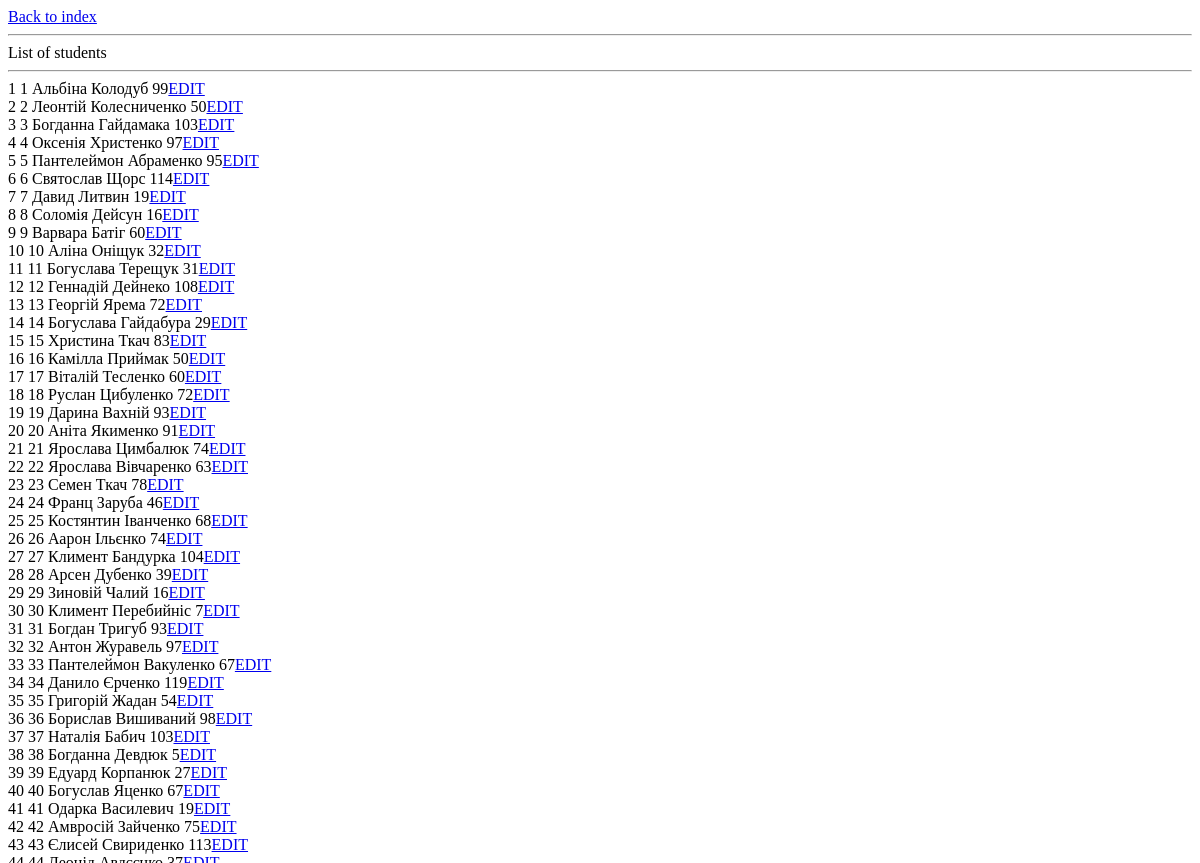
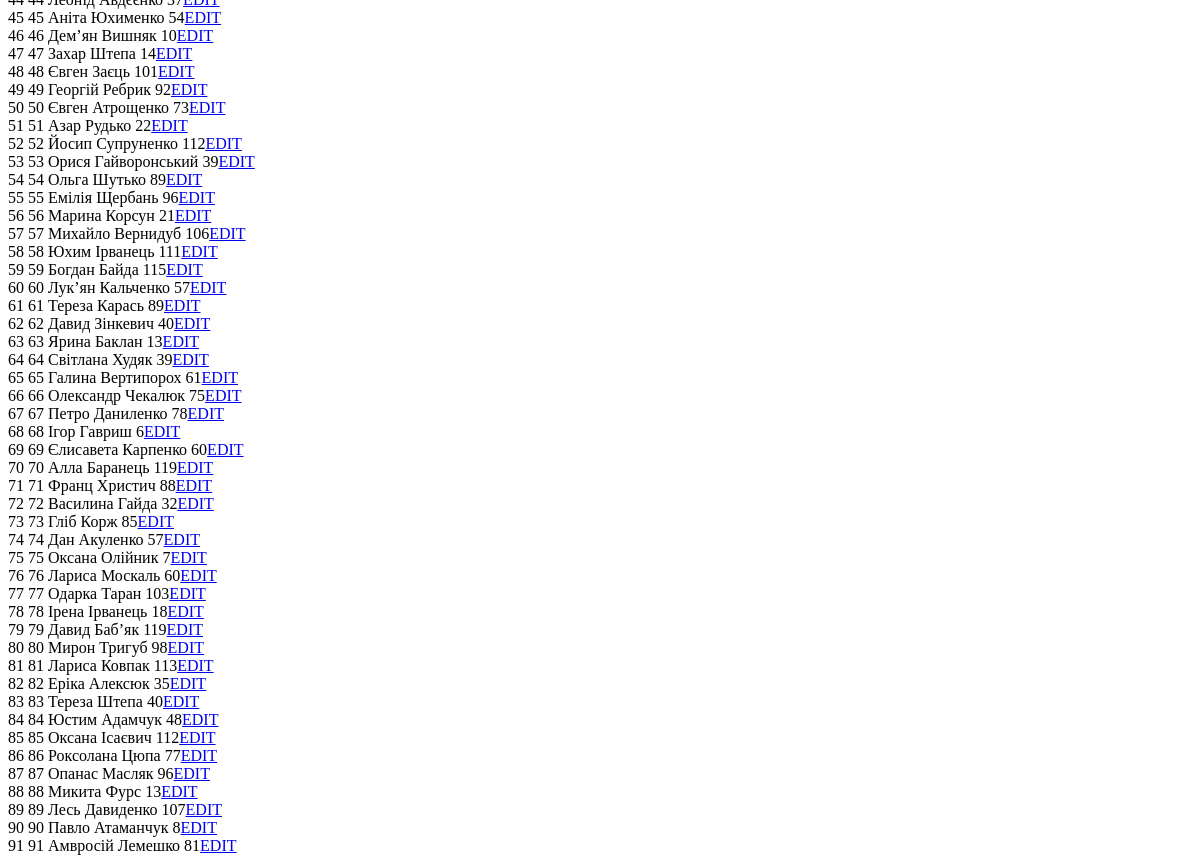
Before: /students/show/ with the older database file (2 pictures, top to bottom).
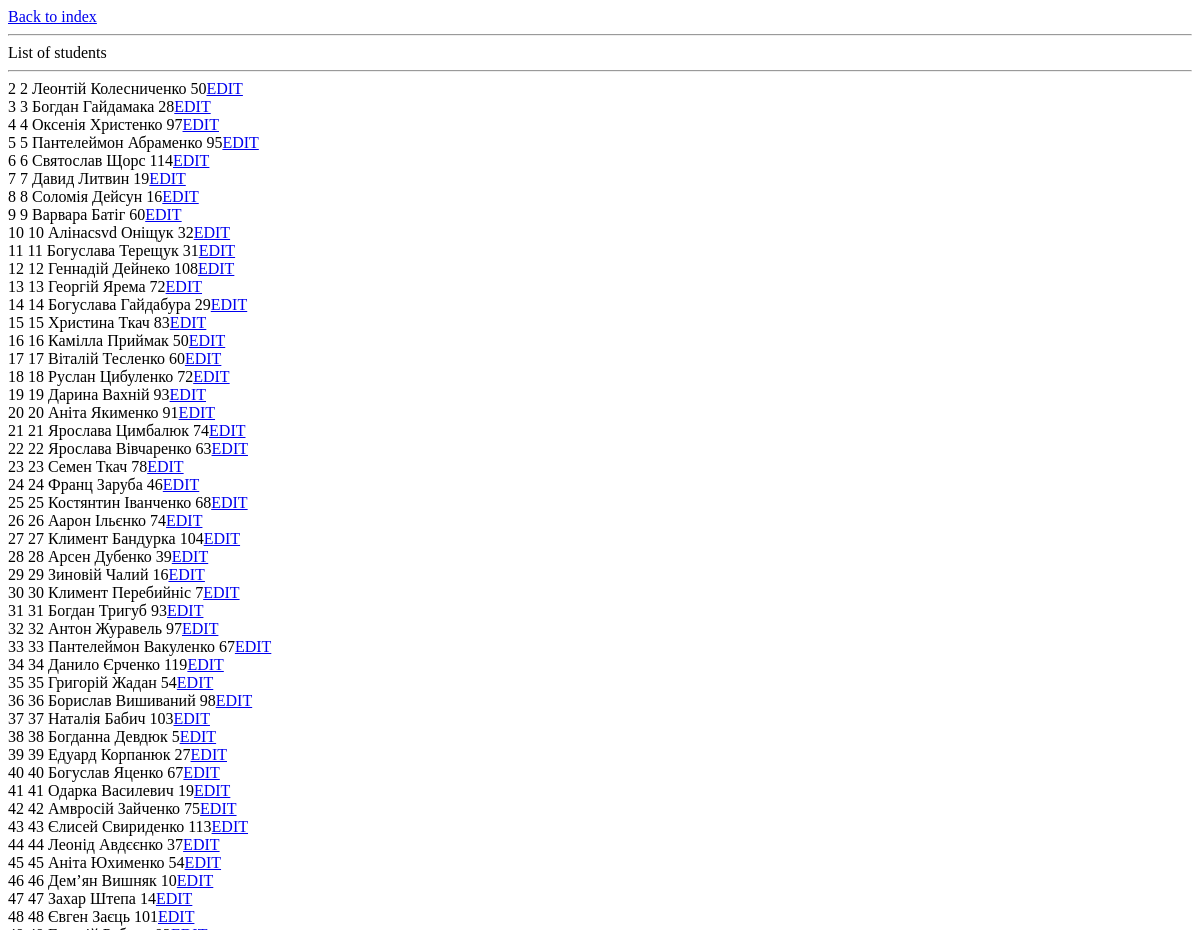
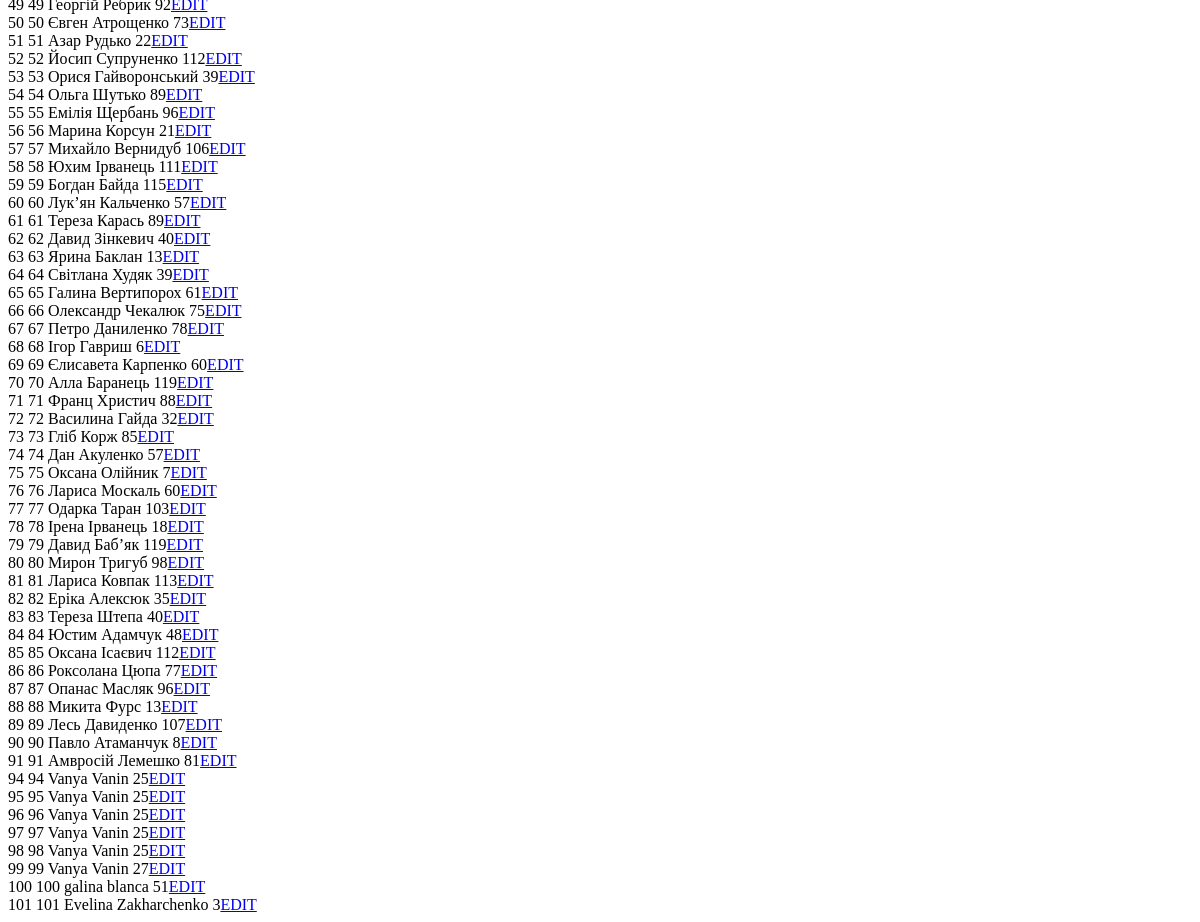
After: the same page with the newer database file (2 pictures, top to bottom).
### students1/models.py (models this page shows, shortened)
class Student(models.Model):
    first_name = models.CharField(max_length=64)
    last_name = models.CharField(max_length=64)
    age = models.PositiveSmallIntegerField()
    def show_student(self):
        return f'{self.id} {self.first_name} {self.last_name} {self.age}'

### students1/views.py (the view)
# urls.py: path('show/', views.show_students, name='show'),
def show_students(request):
    st = Student.objects.all()
    return render(request, 'show-students.html', context={'students': st})

### students1/templates/show-students.html (shortened to what this page needs)
<!DOCTYPE html>
<html lang="en">
<head>
</head>
<body>
<a href = "{% url 'index' %}">Back to index</a>
<hr>
List of students<br>
<hr>
{% for st in students %}
    {{ st.id }} {{ st.show_student }}<a href="{% url 'students:edit' st.id %}">EDIT</a><br>
{% endfor %}
</body>
</html>

Changed rows visible on the page:
removed Student: id "1", show_student "1 Альбіна Колодуб 99"
changed Student id 3: show_student "3 Богданна Гайдамака 103" → "3 Богдан Гайдамака 28"
changed Student id 10: show_student "10 Аліна Оніщук 32" → "10 Алінаcsvd Оніщук 32"
added Student: id "94", show_student "94 Vanya Vanin 25"
added Student: id "95", show_student "95 Vanya Vanin 25"
added Student: id "96", show_student "96 Vanya Vanin 25"
added Student: id "97", show_student "97 Vanya Vanin 25"
added Student: id "98", show_student "98 Vanya Vanin 25"
added Student: id "99", show_student "99 Vanya Vanin 27"
added Student: id "100", show_student "100 galina blanca 51"
added Student: id "101", show_student "101 Evelina Zakharchenko 3"
